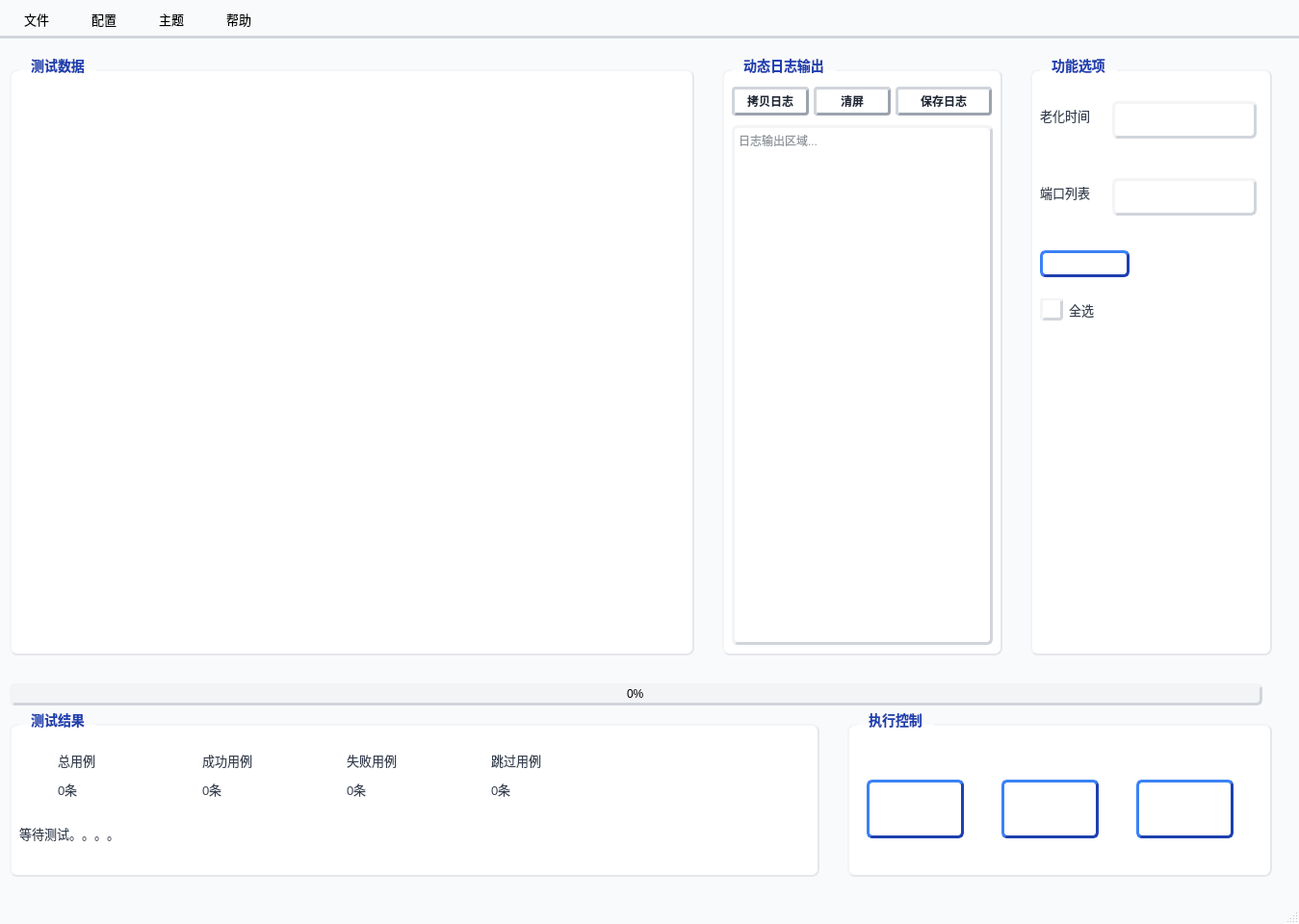
<?xml version="1.0" encoding="UTF-8"?>
<ui version="4.0">
 <class>main_window</class>
 <widget class="QMainWindow" name="main_window">
  <property name="geometry">
   <rect>
    <x>0</x>
    <y>0</y>
    <width>1349</width>
    <height>960</height>
   </rect>
  </property>
  <property name="sizePolicy">
   <sizepolicy hsizetype="Fixed" vsizetype="Fixed">
    <horstretch>0</horstretch>
    <verstretch>0</verstretch>
   </sizepolicy>
  </property>
  <property name="windowTitle">
   <string>自动化测试平台</string>
  </property>
  <property name="styleSheet">
   <string notr="true">
/* 主窗口背景：高级浅灰 */
QMainWindow {
    background-color: #f9fafb;
}

/* 分组框：商务风格+圆角 */
QGroupBox {
    font-size: 14px;
    font-weight: 600;
    color: #1f2937;
    border: 2px solid #e5e7eb;
    border-top-color: #f3f4f6;
    border-left-color: #f3f4f6;
    border-radius: 8px;
    margin-top: 12px;
    background-color: #ffffff;
    padding-top: 8px;
}
QGroupBox::title {
    subcontrol-origin: margin;
    left: 10px;
    padding: 0 10px;
    color: #1e40af;
    font-size: 15px;
    font-weight: 700;
}

/* 主按钮：商务蓝渐变+3D效果 */
QPushButton {
    background: qlineargradient(x1:0, y1:0, x2:0, y2:1, 
                              stop:0 #2563eb, stop:1 #1e40af);
    color: white;
    border: 3px solid;
    border-color: #3b82f6 #1e40af #1e40af #3b82f6;
    border-radius: 6px;
    padding: 6px 12px;
    font-size: 13px;
    font-weight: 500;
}
QPushButton:hover {
    background: qlineargradient(x1:0, y1:0, x2:0, y2:1, 
                              stop:0 #3b82f6, stop:1 #2563eb);
    border-color: #60a5fa #2563eb #2563eb #60a5fa;
}
QPushButton:pressed {
    background: qlineargradient(x1:0, y1:0, x2:0, y2:1, 
                              stop:0 #1e40af, stop:1 #1e3a8a);
    border-color: #1e40af #3b82f6 #3b82f6 #1e40af;
    padding-left: 8px;
    padding-top: 8px;
}

/* 日志功能小按钮：轻量化样式 */
QPushButton#log_copy_btn, QPushButton#log_clear_btn, QPushButton#log_save_btn {
    background: qlineargradient(x1:0, y1:0, x2:0, y2:1, 
                              stop:0 #f3f4f6, stop:1 #e5e7eb);
    color: #1f2937;
    border-color: #d1d5db #9ca3af #9ca3af #d1d5db;
    border-radius: 4px;
    padding: 4px 8px;
    font-size: 12px;
}
QPushButton#log_copy_btn:hover, QPushButton#log_clear_btn:hover, QPushButton#log_save_btn:hover {
    background: qlineargradient(x1:0, y1:0, x2:0, y2:1, 
                              stop:0 #e5e7eb, stop:1 #d1d5db);
}

/* 标签：商务灰文字 */
QLabel {
    font-size: 13px;
    color: #374151;
}

/* 下拉框：商务风格 */
QComboBox {
    border: 3px solid;
    border-color: #f3f4f6 #d1d5db #d1d5db #f3f4f6;
    border-radius: 6px;
    padding: 4px 8px;
    background-color: white;
    min-height: 25px;
}
QComboBox::drop-down {
    border: none;
}
QComboBox::down-arrow {
    width: 12px;
    height: 12px;
}
QComboBox QAbstractItemView {
    border: 3px solid #2563eb;
    border-color: #3b82f6 #1e40af #1e40af #3b82f6;
    border-radius: 6px;
    background-color: white;
    selection-background-color: #dbeafe;
    selection-color: #1e40af;
}

/* 复选框：商务风格 */
QCheckBox {
    font-size: 13px;
    color: #374151;
}
QCheckBox::indicator {
    width: 18px;
    height: 18px;
    border: 3px solid;
    border-color: #f3f4f6 #d1d5db #d1d5db #f3f4f6;
    border-radius: 4px;
    background-color: white;
}
QCheckBox::indicator:checked {
    background-color: #2563eb;
}
QCheckBox::indicator:hover {
    border-color: #d1d5db #9ca3af #9ca3af #d1d5db;
}

/* 表格：商务风格 */
QTableWidget {
    border: 3px solid;
    border-color: #f3f4f6 #d1d5db #d1d5db #f3f4f6;
    border-radius: 6px;
    background-color: white;
    gridline-color: #e5e7eb;
}
QTableWidget::item {
    padding: 6px;
}
QTableWidget::item:selected {
    background-color: #dbeafe;
    color: #1e40af;
}
QHeaderView::section {
    background: qlineargradient(x1:0, y1:0, x2:0, y2:1, 
                              stop:0 #f3f4f6, stop:1 #e5e7eb);
    border: none;
    border-bottom: 2px solid #d1d5db;
    padding: 8px;
    font-weight: 600;
    color: #1e40af;
    border-radius: 4px;
}

/* 日志文本框：商务风格 */
QTextEdit#log_text_edit {
    border: 3px solid;
    border-color: #f3f4f6 #d1d5db #d1d5db #f3f4f6;
    border-radius: 6px;
    background-color: #ffffff;
    font-family: &quot;Consolas&quot;, &quot;Monaco&quot;, monospace;
    font-size: 12px;
    color: #1f2937;
}

/* 进度条：商务蓝 */
QProgressBar {
    border: 3px solid;
    border-color: #f3f4f6 #d1d5db #d1d5db #f3f4f6;
    border-radius: 6px;
    text-align: center;
    background-color: #f3f4f6;
}
QProgressBar::chunk {
    background: qlineargradient(x1:0, y1:0, x2:1, y2:0, 
                              stop:0 #2563eb, stop:1 #1e40af);
    border-radius: 4px;
    border: 1px solid #1e40af;
}

/* 菜单栏：商务风格 */
QMenuBar {
    background: qlineargradient(x1:0, y1:0, x2:0, y2:1, 
                              stop:0 #f3f4f6, stop:1 #e5e7eb);
    border-bottom: 3px solid #d1d5db;
    font-size: 13px;
}
QMenuBar::item {
    padding: 6px 15px;
    margin: 2px;
    border-radius: 6px;
    border: 2px solid transparent;
}
QMenuBar::item:selected {
    background: qlineargradient(x1:0, y1:0, x2:0, y2:1, 
                              stop:0 #2563eb, stop:1 #1e40af);
    color: white;
    border-color: #3b82f6 #1e40af #1e40af #3b82f6;
}

/* 菜单：商务风格 */
QMenu {
    background-color: white;
    border: 3px solid;
    border-color: #f3f4f6 #d1d5db #d1d5db #f3f4f6;
    border-radius: 6px;
    padding: 4px;
}
QMenu::item {
    padding: 6px 25px;
    border-radius: 6px;
    font-size: 13px;
    border: 2px solid transparent;
}
QMenu::item:selected {
    background: qlineargradient(x1:0, y1:0, x2:0, y2:1, 
                              stop:0 #2563eb, stop:1 #1e40af);
    color: white;
    border-color: #3b82f6 #1e40af #1e40af #3b82f6;
}
QMenu::separator {
    height: 2px;
    background-color: #e5e7eb;
    margin: 4px 8px;
}
   </string>
  </property>
  <widget class="QWidget" name="central_widget">
   <widget class="QGroupBox" name="test_data_group">
    <property name="geometry">
     <rect>
      <x>10</x>
      <y>20</y>
      <width>711</width>
      <height>621</height>
     </rect>
    </property>
    <property name="title">
     <string>测试数据</string>
    </property>
   </widget>
   <widget class="QGroupBox" name="log_output_group">
    <property name="geometry">
     <rect>
      <x>750</x>
      <y>20</y>
      <width>291</width>
      <height>621</height>
     </rect>
    </property>
    <property name="title">
     <string>动态日志输出</string>
    </property>
    <widget class="QPushButton" name="log_copy_btn">
     <property name="geometry">
      <rect>
       <x>10</x>
       <y>30</y>
       <width>80</width>
       <height>30</height>
      </rect>
     </property>
     <property name="text">
      <string>拷贝日志</string>
     </property>
    </widget>
    <widget class="QPushButton" name="log_clear_btn">
     <property name="geometry">
      <rect>
       <x>95</x>
       <y>30</y>
       <width>80</width>
       <height>30</height>
      </rect>
     </property>
     <property name="text">
      <string>清屏</string>
     </property>
    </widget>
    <widget class="QPushButton" name="log_save_btn">
     <property name="geometry">
      <rect>
       <x>180</x>
       <y>30</y>
       <width>100</width>
       <height>30</height>
      </rect>
     </property>
     <property name="text">
      <string>保存日志</string>
     </property>
    </widget>
    <widget class="QTextEdit" name="log_text_edit">
     <property name="geometry">
      <rect>
       <x>10</x>
       <y>70</y>
       <width>271</width>
       <height>540</height>
      </rect>
     </property>
     <property name="readOnly">
      <bool>true</bool>
     </property>
     <property name="placeholderText">
      <string>日志输出区域...</string>
     </property>
    </widget>
   </widget>
   <widget class="QGroupBox" name="function_option_group">
    <property name="geometry">
     <rect>
      <x>1070</x>
      <y>20</y>
      <width>251</width>
      <height>621</height>
     </rect>
    </property>
    <property name="title">
     <string>功能选项</string>
    </property>
    <widget class="QLabel" name="aging_time_label">
     <property name="geometry">
      <rect>
       <x>10</x>
       <y>50</y>
       <width>69</width>
       <height>19</height>
      </rect>
     </property>
     <property name="text">
      <string>老化时间</string>
     </property>
    </widget>
    <widget class="QComboBox" name="aging_time_combo">
     <property name="geometry">
      <rect>
       <x>85</x>
       <y>45</y>
       <width>150</width>
       <height>39</height>
      </rect>
     </property>
    </widget>
    <widget class="QLabel" name="port_list_label">
     <property name="geometry">
      <rect>
       <x>10</x>
       <y>130</y>
       <width>69</width>
       <height>19</height>
      </rect>
     </property>
     <property name="text">
      <string>端口列表</string>
     </property>
    </widget>
    <widget class="QComboBox" name="port_list_combo">
     <property name="geometry">
      <rect>
       <x>85</x>
       <y>125</y>
       <width>150</width>
       <height>39</height>
      </rect>
     </property>
    </widget>
    <widget class="QPushButton" name="refresh_btn">
     <property name="geometry">
      <rect>
       <x>10</x>
       <y>200</y>
       <width>93</width>
       <height>28</height>
      </rect>
     </property>
     <property name="text">
      <string>刷新</string>
     </property>
    </widget>
    <widget class="QCheckBox" name="select_all_check">
     <property name="geometry">
      <rect>
       <x>10</x>
       <y>250</y>
       <width>98</width>
       <height>23</height>
      </rect>
     </property>
     <property name="text">
      <string>全选</string>
     </property>
    </widget>
   </widget>
   <widget class="QGroupBox" name="test_result_group">
    <property name="geometry">
     <rect>
      <x>10</x>
      <y>700</y>
      <width>841</width>
      <height>171</height>
     </rect>
    </property>
    <property name="title">
     <string>测试结果</string>
    </property>
    <widget class="QLabel" name="total_case_label">
     <property name="geometry">
      <rect>
       <x>50</x>
       <y>40</y>
       <width>69</width>
       <height>19</height>
      </rect>
     </property>
     <property name="text">
      <string>总用例</string>
     </property>
    </widget>
    <widget class="QLabel" name="total_case_value">
     <property name="geometry">
      <rect>
       <x>50</x>
       <y>70</y>
       <width>69</width>
       <height>19</height>
      </rect>
     </property>
     <property name="text">
      <string>0条</string>
     </property>
    </widget>
    <widget class="QLabel" name="success_case_label">
     <property name="geometry">
      <rect>
       <x>200</x>
       <y>40</y>
       <width>69</width>
       <height>19</height>
      </rect>
     </property>
     <property name="text">
      <string>成功用例</string>
     </property>
    </widget>
    <widget class="QLabel" name="success_case_value">
     <property name="geometry">
      <rect>
       <x>200</x>
       <y>70</y>
       <width>69</width>
       <height>19</height>
      </rect>
     </property>
     <property name="text">
      <string>0条</string>
     </property>
    </widget>
    <widget class="QLabel" name="fail_case_label">
     <property name="geometry">
      <rect>
       <x>350</x>
       <y>40</y>
       <width>69</width>
       <height>19</height>
      </rect>
     </property>
     <property name="text">
      <string>失败用例</string>
     </property>
    </widget>
    <widget class="QLabel" name="fail_case_value">
     <property name="geometry">
      <rect>
       <x>350</x>
       <y>70</y>
       <width>69</width>
       <height>19</height>
      </rect>
     </property>
     <property name="text">
      <string>0条</string>
     </property>
    </widget>
    <widget class="QLabel" name="skip_case_label">
     <property name="geometry">
      <rect>
       <x>500</x>
       <y>40</y>
       <width>69</width>
       <height>19</height>
      </rect>
     </property>
     <property name="text">
      <string>跳过用例</string>
     </property>
    </widget>
    <widget class="QLabel" name="skip_case_value">
     <property name="geometry">
      <rect>
       <x>500</x>
       <y>70</y>
       <width>69</width>
       <height>19</height>
      </rect>
     </property>
     <property name="text">
      <string>0条</string>
     </property>
    </widget>
    <widget class="QLabel" name="test_status_label">
     <property name="geometry">
      <rect>
       <x>10</x>
       <y>110</y>
       <width>781</width>
       <height>31</height>
      </rect>
     </property>
     <property name="text">
      <string>等待测试。。。。</string>
     </property>
    </widget>
   </widget>
   <widget class="QGroupBox" name="execute_control_group">
    <property name="geometry">
     <rect>
      <x>880</x>
      <y>700</y>
      <width>441</width>
      <height>171</height>
     </rect>
    </property>
    <property name="title">
     <string>执行控制</string>
    </property>
    <widget class="QPushButton" name="start_test_btn">
     <property name="geometry">
      <rect>
       <x>20</x>
       <y>70</y>
       <width>101</width>
       <height>61</height>
      </rect>
     </property>
     <property name="text">
      <string>开始测试</string>
     </property>
    </widget>
    <widget class="QPushButton" name="pause_test_btn">
     <property name="geometry">
      <rect>
       <x>160</x>
       <y>70</y>
       <width>101</width>
       <height>61</height>
      </rect>
     </property>
     <property name="text">
      <string>暂停测试</string>
     </property>
    </widget>
    <widget class="QPushButton" name="stop_test_btn">
     <property name="geometry">
      <rect>
       <x>300</x>
       <y>70</y>
       <width>101</width>
       <height>61</height>
      </rect>
     </property>
     <property name="text">
      <string>停止测试</string>
     </property>
    </widget>
   </widget>
   <widget class="QProgressBar" name="test_progress_bar">
    <property name="geometry">
     <rect>
      <x>10</x>
      <y>670</y>
      <width>1301</width>
      <height>23</height>
     </rect>
    </property>
    <property name="value">
     <number>0</number>
    </property>
   </widget>
  </widget>
  <widget class="QMenuBar" name="menu_bar">
   <property name="geometry">
    <rect>
     <x>0</x>
     <y>0</y>
     <width>1349</width>
     <height>37</height>
    </rect>
   </property>
   <widget class="QMenu" name="menu_file">
    <property name="title">
     <string>文件</string>
    </property>
    <action name="action_load_script">
     <property name="text">
      <string>加载脚本(&amp;L)</string>
     </property>
    </action>
    <action name="action_export_report">
     <property name="text">
      <string>导出报告(&amp;E)</string>
     </property>
    </action>
    <action name="action_exit">
     <property name="text">
      <string>退出(&amp;X)</string>
     </property>
    </action>
    <addaction name="separator"/>
   </widget>
   <widget class="QMenu" name="menu_config">
    <property name="title">
     <string>配置</string>
    </property>
    <action name="action_config_port">
     <property name="text">
      <string>端口配置(&amp;P)</string>
     </property>
    </action>
    <action name="action_config_time">
     <property name="text">
      <string>时间配置(&amp;T)</string>
     </property>
    </action>
   </widget>
   <widget class="QMenu" name="menu_theme">
    <property name="title">
     <string>主题</string>
    </property>
    <action name="action_theme_default">
     <property name="text">
      <string>默认主题(&amp;D)</string>
     </property>
    </action>
    <action name="action_theme_dark">
     <property name="text">
      <string>深色主题(&amp;K)</string>
     </property>
    </action>
   </widget>
   <widget class="QMenu" name="menu_help">
    <property name="title">
     <string>帮助</string>
    </property>
    <action name="action_about">
     <property name="text">
      <string>关于(&amp;A)</string>
     </property>
    </action>
    <action name="action_help_doc">
     <property name="text">
      <string>帮助文档(&amp;H)</string>
     </property>
    </action>
   </widget>
   <addaction name="menu_file"/>
   <addaction name="menu_config"/>
   <addaction name="menu_theme"/>
   <addaction name="menu_help"/>
  </widget>
  <widget class="QStatusBar" name="status_bar"/>
 </widget>
 <resources/>
 <connections/>
</ui>
